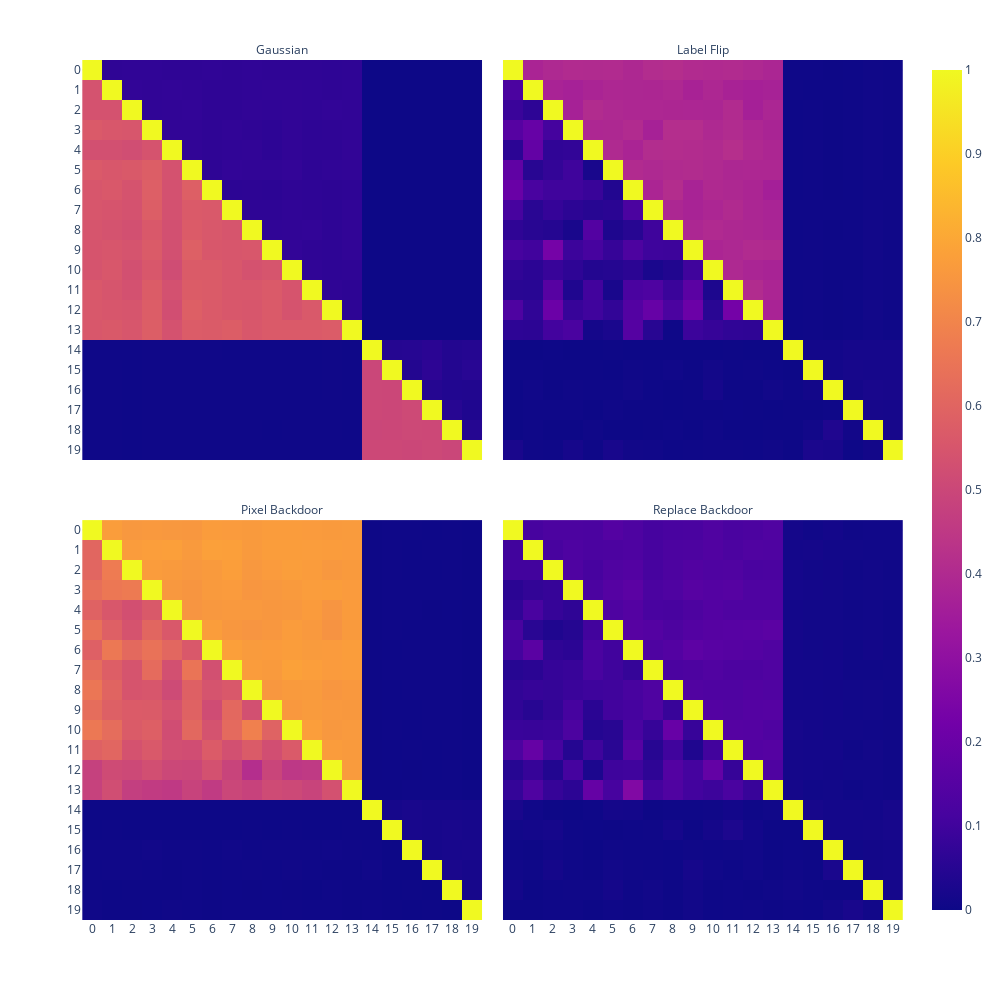

This figure's notebook cell:
### Code cell
# 绘制热力图
datass = np.array([all_data[0][0],all_data[1][0],all_data[2][0],all_data[3][0]])
fig = px.imshow(datass,facet_col=0,facet_col_wrap=2)
xx = [i for i in range(20)]
fig.update_xaxes(tickvals=xx)
fig.update_yaxes(tickvals=xx)
name = ['Pixel Backdoor','Replace Backdoor','Gaussian','Label Flip']
for i in [0,1,2,3]:
    print(fig.layout.annotations[i]['text'])
    fig.layout.annotations[i]['text'] = name[i]
fig.update_layout(height=1000,width=1000)
fig.show()
fig.write_image('./ad_heatmap_all_attack.png', scale=4)

### Figure 1 — Plotly figure (JSON) as saved in the notebook; plotly's stock layout.template omitted (floating-point values rounded to 4 significant figures; data arrays with more than 128 entries replaced by an {"elided": "..."} marker saying what was removed)
{"data": [{"coloraxis": "coloraxis", "hovertemplate": "x: %{x}<br>y: %{y}<br>color: %{z}<extra></extra>", "name": "0", "type": "heatmap", "xaxis": "x3", "yaxis": "y3", "z": {"elided": "20x20 float values"}}, {"coloraxis": "coloraxis", "hovertemplate": "x: %{x}<br>y: %{y}<br>color: %{z}<extra></extra>", "name": "1", "type": "heatmap", "xaxis": "x4", "yaxis": "y4", "z": {"elided": "20x20 float values"}}, {"coloraxis": "coloraxis", "hovertemplate": "x: %{x}<br>y: %{y}<br>color: %{z}<extra></extra>", "name": "2", "type": "heatmap", "xaxis": "x", "yaxis": "y", "z": {"elided": "20x20 float values"}}, {"coloraxis": "coloraxis", "hovertemplate": "x: %{x}<br>y: %{y}<br>color: %{z}<extra></extra>", "name": "3", "type": "heatmap", "xaxis": "x2", "yaxis": "y2", "z": {"elided": "20x20 float values"}}], "layout": {"annotations": [{"font": {}, "showarrow": false, "text": "Pixel Backdoor", "x": 0.245, "xanchor": "center", "xref": "paper", "y": 0.465, "yanchor": "bottom", "yref": "paper"}, {"font": {}, "showarrow": false, "text": "Replace Backdoor", "x": 0.755, "xanchor": "center", "xref": "paper", "y": 0.465, "yanchor": "bottom", "yref": "paper"}, {"font": {}, "showarrow": false, "text": "Gaussian", "x": 0.245, "xanchor": "center", "xref": "paper", "y": 1.0, "yanchor": "bottom", "yref": "paper"}, {"font": {}, "showarrow": false, "text": "Label Flip", "x": 0.755, "xanchor": "center", "xref": "paper", "y": 1.0, "yanchor": "bottom", "yref": "paper"}], "coloraxis": {"colorscale": [[0, "#0d0887"], [0.1111, "#46039f"], [0.2222, "#7201a8"], [0.3333, "#9c179e"], [0.4444, "#bd3786"], [0.5556, "#d8576b"], [0.6667, "#ed7953"], [0.7778, "#fb9f3a"], [0.8889, "#fdca26"], [1, "#f0f921"]]}, "height": 1000, "margin": {"t": 60}, "width": 1000, "xaxis": {"anchor": "y", "constrain": "domain", "domain": [0, 0.49], "scaleanchor": "y", "tickvals": [0, 1, 2, 3, 4, 5, 6, 7, 8, 9, 10, 11, 12, 13, 14, 15, 16, 17, 18, 19]}, "xaxis2": {"anchor": "y2", "domain": [0.51, 1], "matches": "x", "tickvals": [0, 1, 2, 3, 4, 5, 6, 7, 8, 9, 10, 11, 12, 13, 14, 15, 16, 17, 18, 19]}, "xaxis3": {"anchor": "y3", "domain": [0, 0.49], "matches": "x", "showticklabels": false, "tickvals": [0, 1, 2, 3, 4, 5, 6, 7, 8, 9, 10, 11, 12, 13, 14, 15, 16, 17, 18, 19]}, "xaxis4": {"anchor": "y4", "domain": [0.51, 1], "matches": "x", "showticklabels": false, "tickvals": [0, 1, 2, 3, 4, 5, 6, 7, 8, 9, 10, 11, 12, 13, 14, 15, 16, 17, 18, 19]}, "yaxis": {"anchor": "x", "autorange": "reversed", "constrain": "domain", "domain": [0, 0.465], "tickvals": [0, 1, 2, 3, 4, 5, 6, 7, 8, 9, 10, 11, 12, 13, 14, 15, 16, 17, 18, 19]}, "yaxis2": {"anchor": "x2", "domain": [0, 0.465], "matches": "y", "showticklabels": false, "tickvals": [0, 1, 2, 3, 4, 5, 6, 7, 8, 9, 10, 11, 12, 13, 14, 15, 16, 17, 18, 19]}, "yaxis3": {"anchor": "x3", "domain": [0.535, 1.0], "matches": "y", "tickvals": [0, 1, 2, 3, 4, 5, 6, 7, 8, 9, 10, 11, 12, 13, 14, 15, 16, 17, 18, 19]}, "yaxis4": {"anchor": "x4", "domain": [0.535, 1.0], "matches": "y", "showticklabels": false, "tickvals": [0, 1, 2, 3, 4, 5, 6, 7, 8, 9, 10, 11, 12, 13, 14, 15, 16, 17, 18, 19]}}}
